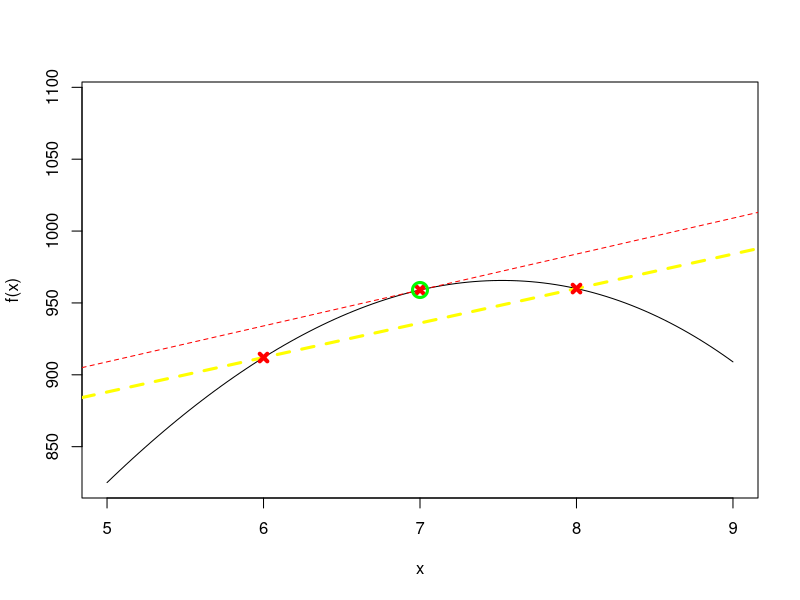
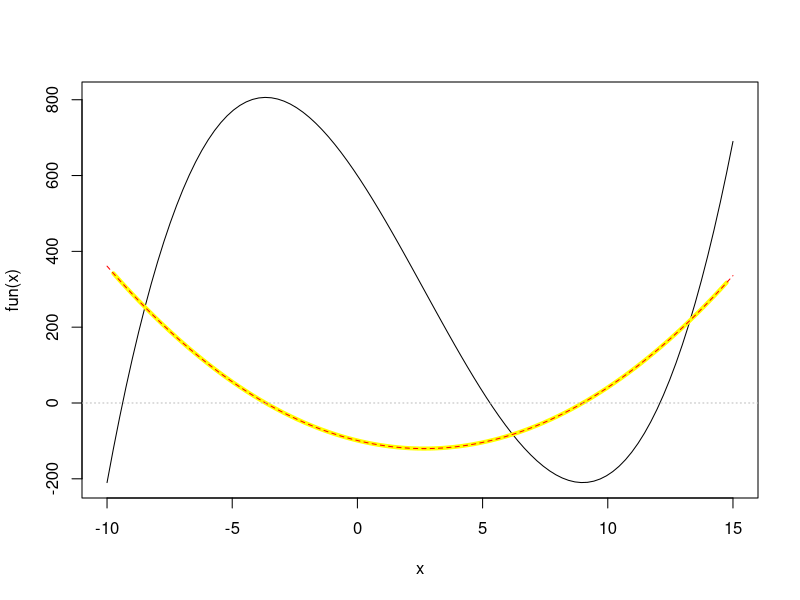
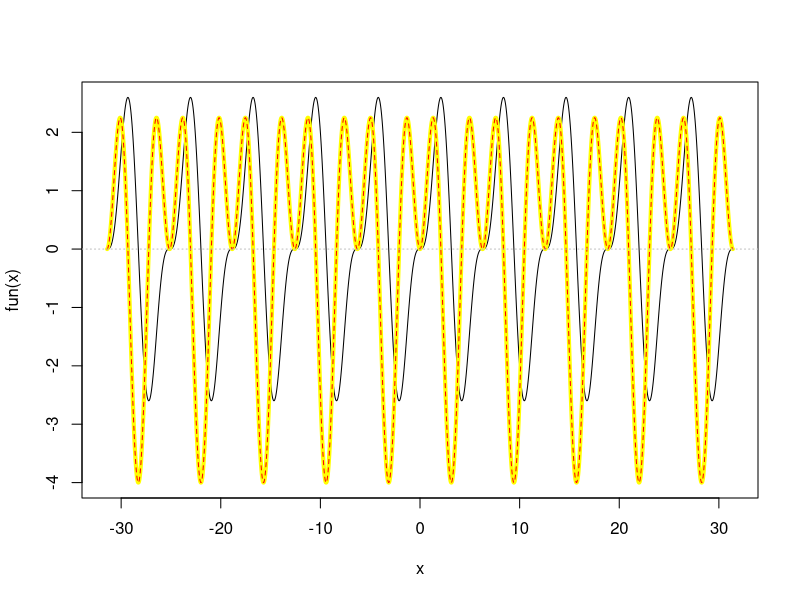
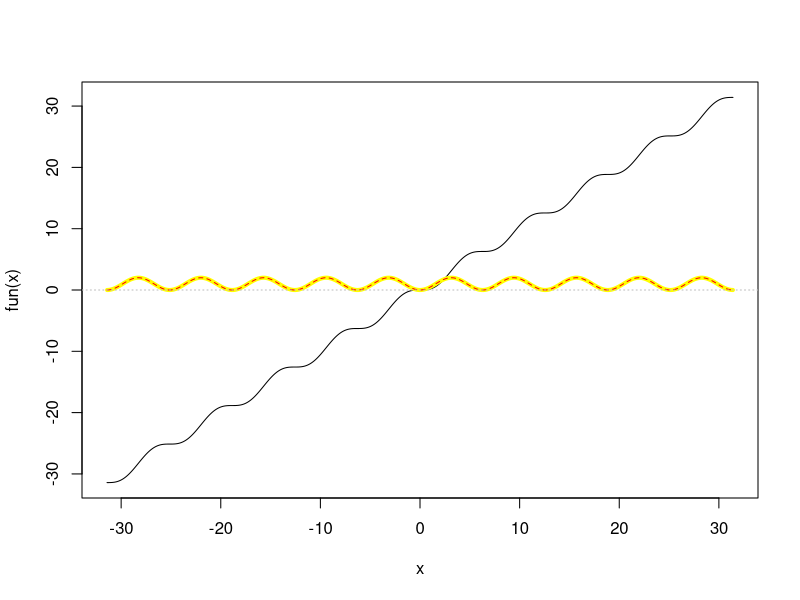
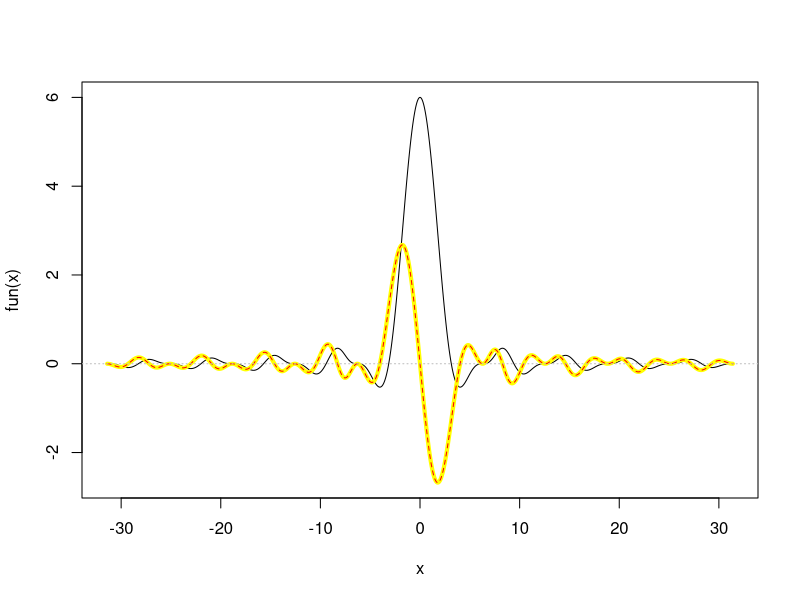

Generate these figures, in order, with R:
## ---- chunk 1
print_as_latex <- function(r_equation){
    r_equation <- gsub("\\*", "", r_equation)
    cat(paste("$$",r_equation,"$$"))
}
## ---- chunk 2
d <- function(FUN, X){
  Y <- FUN(X)
  numerical_derivative <- function(i) (Y[i+1]-Y[i-1])/(X[i+1]-X[i-1])
  interiorPoints <- 2:(length(X) - 1)
  c(NA, vapply(interiorPoints, numerical_derivative, numeric(1)), NA)
}
## ---- chunk 3
x <- seq(5, 9, length=100)
pp <- c(6,7,8)
f <- function(x) -x^3 - 2*x^2 + 200*x
df <- function(x) -3*x^2 - 4*x + 200
yspan <- max(abs(f(x) - f(pp[2]))) # put center point in middle of y-axis
plot(x, f(x), type="l", ylim=f(pp[2]) + c(-1,1) * yspan)
m_num <- (f(pp[3]) - f(pp[1]))/(pp[3] - pp[1])
b_num <- f(pp[1]) - m_num * pp[1]
abline(b_num, m_num, lwd=3, lty=2, col="yellow")
m_calc <- df(pp[2])
b_calc <- f(pp[2]) - m_calc * pp[2]
abline(b_calc, m_calc, lty=2, col="red")
points(pp, f(pp), pch=4, lwd=4, col="red")  # draw points on top
points(pp[2], f(pp)[2], cex=2, pch=1, lwd=3, col="green")
## ---- chunk 4
print_as_latex("-x^3 - 2*x^2 + 200*x")
## ---- chunk 5
plotFdF <- function(x, fun, dfun){
  ylim <- range(c(fun(x), d(fun,x), dfun(x)), na.rm=TRUE)
  plot(x, fun(x), type="l", ylim=ylim)  # original function for which we want derivative
  lines(x, d(fun,x), col="yellow", lwd=4)  # numerical approximation
  lines(x, dfun(x), col="red", lty=2)  # candidate analytical derivative
  abline(h=0, lty=3, col="gray")  # gray line showing zero on y-axis
}
## ---- chunk 6
print_as_latex("f(x) = -x^3 - 2*x^2 + 200*x")
## ---- chunk 7
f <- function(x) x^3 - 8*x^2 - 99*x + 600
df <- function(x) 3*x^2 - 16*x - 99
x <- seq(-10, 15, length=100)
plotFdF(x, f, df)
## ---- chunk 8
x <- seq(-10 * pi, 10 * pi, , by=0.01)
g <- function(x) 2 * sin(x) - sin(2*x)
dg <- function(x) 2*(cos(x) - cos(2*x))
plotFdF(x, g, dg)
## ---- chunk 9
# use the same x values as before
h <- function(x) x - sin(x)
dh <- function(x) 1 - cos(x)
plotFdF(x, h, dh)
## ---- chunk 10
f <- function(x) (2 * sin(x) - sin(2*x)) / (x - sin(x))
df1 = function(x) (dg(x)*h(x) - g(x)*dh(x)) / (h(x))^2
df2 = function(x) ((2*(cos(x) - cos(2*x)) * (x - sin(x))) - (2 * sin(x) - sin(2*x)) * (1 - cos(x)) )/ (x - sin(x))^2
plotFdF(x, f, df2)  # df1 and df2 plot right on top of one another; try it! 
